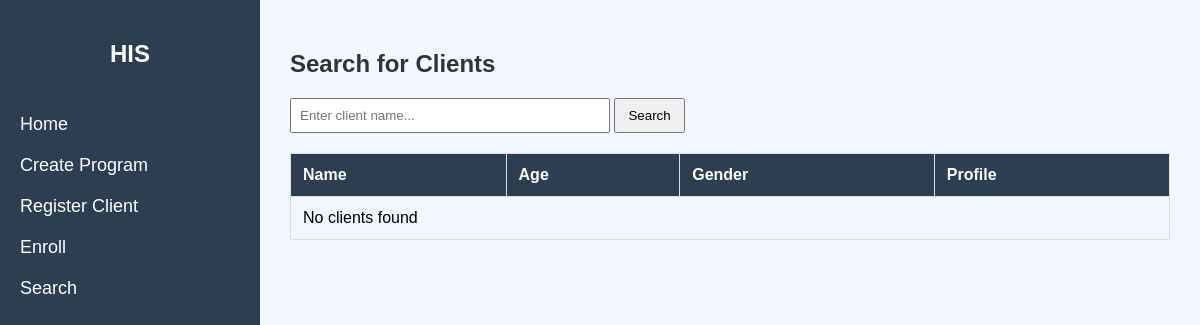
Page /search-client on the earlier database version.
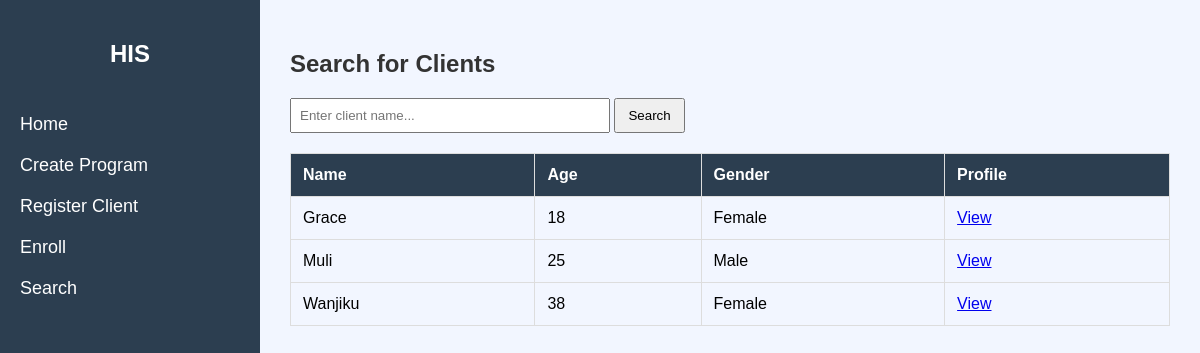
Same page on the later database version.
### app/models.py (models this page shows)
class Client(db.Model):
    id = db.Column(db.Integer, primary_key=True)
    name = db.Column(db.String(100), nullable=False)
    age = db.Column(db.Integer)
    gender = db.Column(db.String(10))
    programs = db.relationship('Program', secondary=enrollments, backref='clients')

### app/routes.py (the view)
@main.route('/search-client', methods=['GET', 'POST'])
def search_client():
    query = request.args.get('q') or request.form.get('q')
    if query:
        clients = Client.query.filter(Client.name.ilike(f"%{query}%")).all()
    else:
        clients = Client.query.all()
    return render_template('search_client.html', clients=clients)

### templates/search_client.html (shortened to what this page needs)
{% extends "base.html" %}
{% block content %}
<h2>Search for Clients</h2>
<form method="POST" class="search-form">
    <input type="text" name="q" placeholder="Enter client name..." required>
    <button type="submit">Search</button>
</form>
<table class="clients-table">
    <thead>
        <tr>
            <th>Name</th>
            <th>Age</th>
            <th>Gender</th>
            <th>Profile</th>
        </tr>
    </thead>
    <tbody>
        {% for client in clients %}
        <tr>
            <td>{{ client.name }}</td>
            <td>{{ client.age }}</td>
            <td>{{ client.gender }}</td>
            <td><a href="{{ url_for('main.client_profile', client_id=client.id) }}">View</a></td>
        </tr>
        {% else %}
        <tr>
            <td colspan="4">No clients found</td>
        </tr>
        {% endfor %}
    </tbody>
</table>
{% endblock %}

Differences in the rows shown:
added Client: name "Grace", age "18", gender "Female"
added Client: name "Muli", age "25", gender "Male"
added Client: name "Wanjiku", age "38", gender "Female"
Other differences:
text no longer shown: "No clients found"
